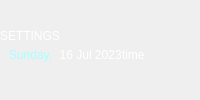
               <widget class="QWidget" name="uppersettings" native="true">
                <property name="sizePolicy">
                 <sizepolicy hsizetype="Fixed" vsizetype="Fixed">
                  <horstretch>0</horstretch>
                  <verstretch>0</verstretch>
                 </sizepolicy>
                </property>
                <layout class="QGridLayout" name="gridLayout_3">
                 <property name="leftMargin">
                  <number>0</number>
                 </property>
                 <property name="topMargin">
                  <number>0</number>
                 </property>
                 <property name="rightMargin">
                  <number>0</number>
                 </property>
                 <property name="bottomMargin">
                  <number>0</number>
                 </property>
                 <property name="spacing">
                  <number>0</number>
                 </property>
                 <item row="0" column="0" alignment="Qt::AlignLeft">
                  <widget class="QWidget" name="settingstxtwidget" native="true">
                   <property name="sizePolicy">
                    <sizepolicy hsizetype="Fixed" vsizetype="Fixed">
                     <horstretch>0</horstretch>
                     <verstretch>0</verstretch>
                    </sizepolicy>
                   </property>
                   <layout class="QVBoxLayout" name="verticalLayout_13">
                    <property name="spacing">
                     <number>0</number>
                    </property>
                    <property name="leftMargin">
                     <number>0</number>
                    </property>
                    <property name="topMargin">
                     <number>0</number>
                    </property>
                    <property name="rightMargin">
                     <number>0</number>
                    </property>
                    <property name="bottomMargin">
                     <number>0</number>
                    </property>
                    <item>
                     <widget class="QLabel" name="settingstxt">
                      <property name="sizePolicy">
                       <sizepolicy hsizetype="Fixed" vsizetype="Fixed">
                        <horstretch>0</horstretch>
                        <verstretch>0</verstretch>
                       </sizepolicy>
                      </property>
                      <property name="styleSheet">
                       <string notr="true">font: 700 20pt &quot;Tahoma&quot;;
color: rgb(255, 255, 255);</string>
                      </property>
                      <property name="text">
                       <string>SETTINGS</string>
                      </property>
                     </widget>
                    </item>
                    <item>
                     <widget class="QWidget" name="sdaydatewidget" native="true">
                      <property name="sizePolicy">
                       <sizepolicy hsizetype="Fixed" vsizetype="Fixed">
                        <horstretch>0</horstretch>
                        <verstretch>0</verstretch>
                       </sizepolicy>
                      </property>
                      <layout class="QHBoxLayout" name="horizontalLayout_19">
                       <property name="spacing">
                        <number>0</number>
                       </property>
                       <property name="topMargin">
                        <number>5</number>
                       </property>
                       <item>
                        <widget class="QLabel" name="sdayofweek">
                         <property name="styleSheet">
                          <string notr="true">font: 700 15pt &quot;Tahoma&quot;;
color: rgb(170, 255, 255);</string>
                         </property>
                         <property name="text">
                          <string>Sunday,</string>
                         </property>
                        </widget>
                       </item>
                       <item>
                        <widget class="QLabel" name="scurrentdated">
                         <property name="sizePolicy">
                          <sizepolicy hsizetype="Preferred" vsizetype="Preferred">
                           <horstretch>0</horstretch>
                           <verstretch>0</verstretch>
                          </sizepolicy>
                         </property>
                         <property name="styleSheet">
                          <string notr="true">font: 700 15pt &quot;Tahoma&quot;;
color: rgb(255, 255, 255);</string>
                         </property>
                         <property name="text">
                          <string>  16 Jul 2023</string>
                         </property>
                        </widget>
                       </item>
                       <item>
                        <widget class="QLabel" name="stime">
                         <property name="styleSheet">
                          <string notr="true">font: 700 15pt &quot;Tahoma&quot;;
color: rgb(255, 255, 255);</string>
                         </property>
                         <property name="text">
                          <string>time</string>
                         </property>
                        </widget>
                       </item>
                      </layout>
                     </widget>
                    </item>
                   </layout>
                  </widget>
                 </item>
                </layout>
               </widget>
